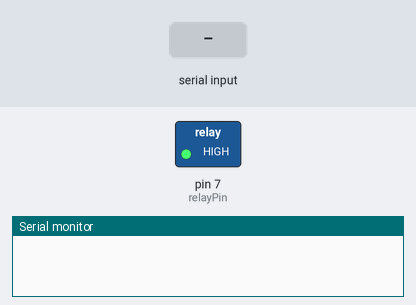
The sketch below on a simulated Arduino Uno, built with avr-gcc and run on an emulated ATmega328P. Parts: switched loads named in the sketch (green lamp = pin HIGH), the last lines printed to the serial monitor. The test bench sets the inputs (shaded band).

Above: at 1.2 s.
1.3 s: "R" received over Serial
At 1.45 s:
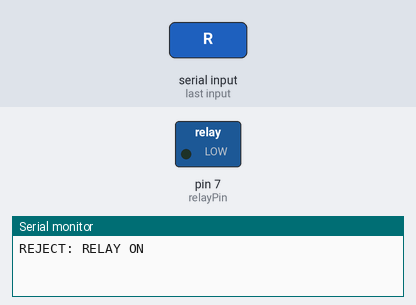
3.1 s: "X" received over Serial
Timing chart, 0 to 6.1 s (numbered marks = the images above; inputs shaded):
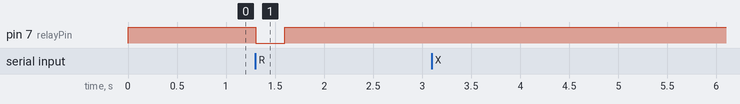

The sketch:

Arduino_code.ino
```cpp
const int relayPin = 7;
const unsigned long relayPulseMs = 300;

bool relayActive = false;
unsigned long relayStartTime = 0;

void relayOff() {
  digitalWrite(relayPin, HIGH);  // Active LOW: HIGH = OFF
  relayActive = false;
}

void setup() {
  digitalWrite(relayPin, HIGH);
  pinMode(relayPin, OUTPUT);

  Serial.begin(9600);
}

void loop() {
  while (Serial.available() > 0) {
    char command = Serial.read();

    if (command == 'R') {
      digitalWrite(relayPin, LOW);  // Relay ON
      relayStartTime = millis();
      relayActive = true;

      Serial.println("REJECT: RELAY ON");
    }
    else if (command == 'X') {
      relayOff();

      Serial.println("RELAY OFF");
    }
  }

  // Turn relay OFF automatically after 300 ms
  if (relayActive && millis() - relayStartTime >= relayPulseMs) {
    relayOff();

    Serial.println("RELAY PULSE FINISHED");
  }
}
```

Measured:
- after the input at 1.3 s, pin 7 (relayPin): HIGH → LOW at once, → HIGH 0.30 s later
